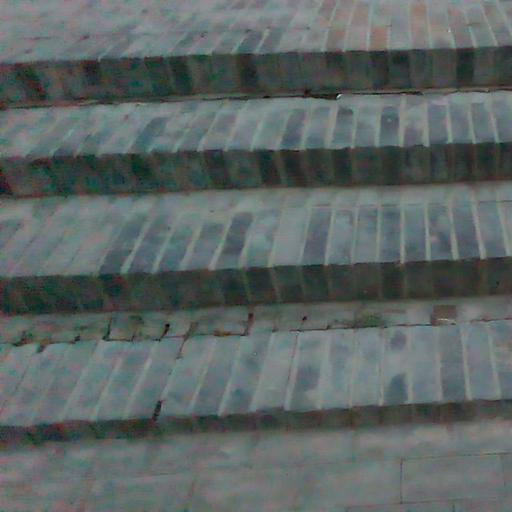
#> input picture images/stair.jpg, 512 x 512 px, given in place of stair3.jpg, which was not available
$ python stairLineDetection_using_canny.py
#> lines starting #> are read from the running program, lines starting #| are printed output that depends on the picture; after the words box and inside, x2 and y2 are one past the last pixel; in counts of white or black regions, pixels touching at a corner belong together; pictures that were not available may be replaced by others from this repository, and a replacement may not be noted
import cv2
import numpy as np
import matplotlib.pyplot as plt

def detect_edges(image, low_threshold=70, high_threshold=140):
    blur = cv2.GaussianBlur(image, (5,5), 0)
    return cv2.Canny(blur, low_threshold, high_threshold)

def detect_horizontal_lines(edges, rho=1, theta=np.pi/180, threshold=30, min_line_length=40, max_line_gap=5):
    lines = cv2.HoughLinesP(edges, rho, theta, threshold, minLineLength=min_line_length, maxLineGap=max_line_gap)
    horizontal_lines = []
    for line in lines:
        for x1, y1, x2, y2 in line:
            if abs(y1 - y2) < 10:  # 수평선을 검출하기 위해 y값 차이가 작은 선만 선택
                horizontal_lines.append((x1, y1, x2, y2))
    return horizontal_lines

def filter_edges_by_depth(image_lines, depth_lines, tolerance=10):
    filtered_lines = []
    for img_line in image_lines:
        for dpt_line in depth_lines:
            if abs(img_line[1] - dpt_line[1]) < tolerance:  # 수평 에지의 y값을 비교하여 유사한 에지를 필터링
                filtered_lines.append(img_line)
                break
    return filtered_lines


if __name__ == "__main__":
    # 이미지 경로 설정
    image_path = './images/stair3.jpg'
    depth_image_path = './images/stair2_depth.png'
      # 이미지 및 depth 이미지 읽기
    image = cv2.imread(image_path, cv2.IMREAD_GRAYSCALE)
#> image: shape (512, 512); min 0, max 207, mean 98.4
    depth_image = cv2.imread(depth_image_path, cv2.IMREAD_GRAYSCALE)
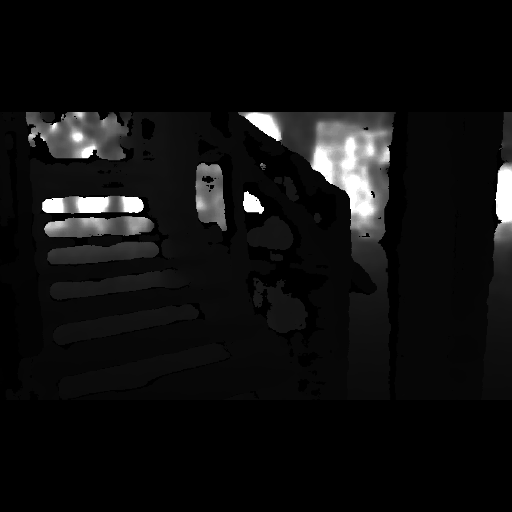
#> input picture images/stair2_depth.png, 512 x 512 px
#> depth_image is the input picture: shape (512, 512); min 0, max 255, mean 15.3

    if image is None or depth_image is None:
        print("이미지를 읽는 데 문제가 있습니다.")

    # Edge Detection
    edges = detect_edges(image)
#> in detect_edges, `return cv2.Canny(blur, low_threshold, high_threshold)`:
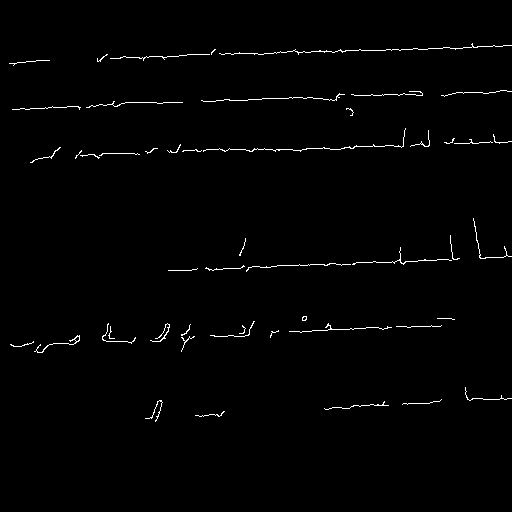
#> returned value: shape (512, 512); 1.1% white in thin lines or dots, all inside (x1, y1, x2, y2) = (9, 43, 512, 422)
    depth_edges = detect_edges(depth_image)
#> call 2 of detect_edges, with low_threshold = 70, high_threshold = 140
#> in detect_edges (call 2), `return cv2.Canny(blur, low_threshold, high_threshold)`:
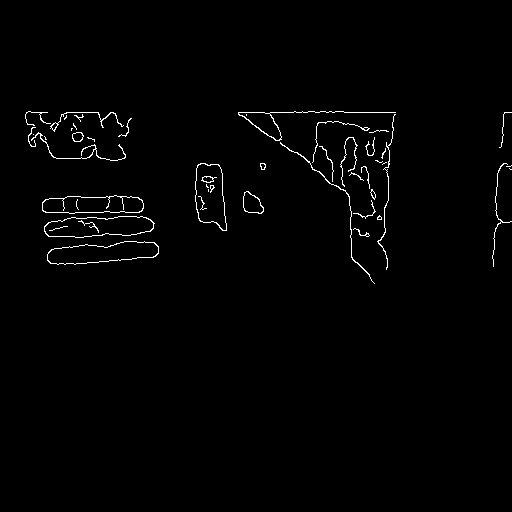
#> returned value: shape (512, 512); 1.2% white in thin lines or dots, all inside (x1, y1, x2, y2) = (25, 111, 512, 284)

    # 수평 에지 검출
    image_lines = detect_horizontal_lines(edges)
#> in detect_horizontal_lines, `lines = cv2.HoughLinesP(edges, rho, theta, threshold, minLineLength=mi..`: lines = [[297, 52, 370, 50], [306, 331, 378, 327], [376, 262, 417, 261], [177, 150, 245, 149], [371, 50, 417, 48]]
#> the loop in detect_horizontal_lines, `for line in lines:` made 5 passes
#> after the loop in detect_horizontal_lines, `for line in lines:`: horizontal_lines = [(297, 52, 370, 50), (306, 331, 378, 327), (376, 262, 417, 261), (177, 150, 245, 149), (371, 50, 417, 48)]
#> image_lines has the same summary as horizontal_lines in detect_horizontal_lines
    depth_lines = detect_horizontal_lines(depth_edges)
#> the loop in detect_horizontal_lines (call 2), `for line in lines:` made 7 passes
#> line on passes 1 to 7: [[238, 112, 307, 112]], [[74, 264, 131, 259]], [[75, 237, 115, 234]], [[350, 217, 351, 257]], [[250, 122, 294, 152]], [[344, 112, 385, 112]], [[222, 187, 226, 230]]
#> depth_lines = [(238, 112, 307, 112), (74, 264, 131, 259), (75, 237, 115, 234), (344, 112, 385, 112)]

    # Depth 에지를 사용하여 이미지 에지 필터링
    filtered_lines = filter_edges_by_depth(image_lines, depth_lines)
#> the loop in filter_edges_by_depth, `for img_line in image_lines:` made 5 passes
#> after the loop in filter_edges_by_depth, `for img_line in image_lines:`: filtered_lines = [(376, 262, 417, 261)]
#> filtered_lines = [(376, 262, 417, 261)]

    # 필터링된 에지를 원본 이미지에 그리기
    result_image = cv2.cvtColor(image, cv2.COLOR_GRAY2BGR)
    for x1, y1, x2, y2 in filtered_lines:
        cv2.line(result_image, (x1, y1), (x2, y2), (0, 255, 0), 20)
#> this loop made 1 pass
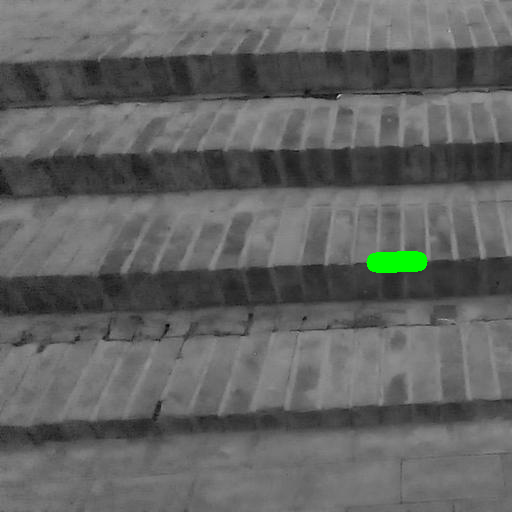
#> result_image: shape (512, 512, 3); mean B, G, R 98.1, 99.2, 98.1

    for x1, y1, x2, y2 in image_lines:
        cv2.line(result_image, (x1, y1), (x2, y2), (255, 0, 0), 10)
#> this loop made 5 passes
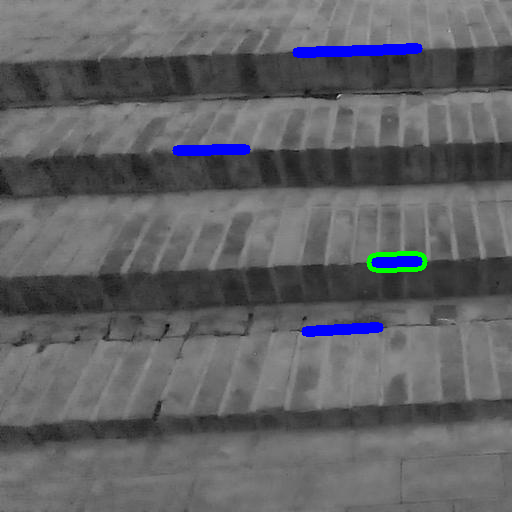
#> result_image: shape (512, 512, 3); 1.38% of pixels changed, all inside (x1, y1, x2, y2) = (172, 43, 423, 337)

    for x1, y1, x2, y2 in depth_lines:
        cv2.line(result_image, (x1, y1), (x2, y2), (0, 0, 255), 10)
#> this loop made 4 passes
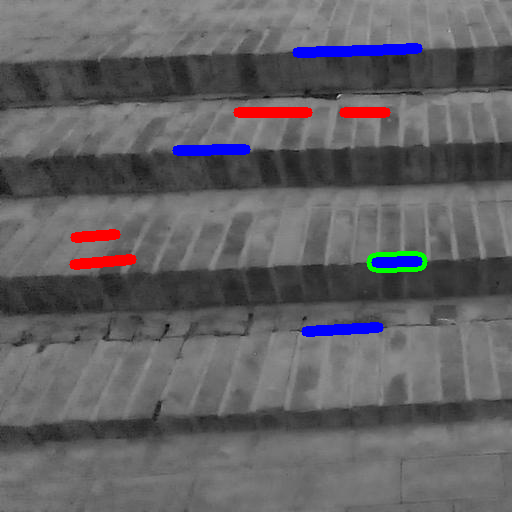
#> result_image: shape (512, 512, 3); 0.99% of pixels changed, all inside (x1, y1, x2, y2) = (69, 107, 391, 270)

    # Matplotlib을 사용하여 결과 시각화
    fig, axs = plt.subplots(2, 2, figsize=(15, 10))

    axs[0, 0].imshow(image, cmap='gray')
    axs[0, 0].set_title('Original Image')
    axs[0, 0].axis('off')

    axs[0, 1].imshow(depth_image, cmap='gray')
    axs[0, 1].set_title('Depth Image')
    axs[0, 1].axis('off')

    axs[1, 0].imshow(edges, cmap='gray')
    axs[1, 0].set_title('Canny Edges')
    axs[1, 0].axis('off')

    axs[1, 1].imshow(result_image)
    axs[1, 1].set_title('Filtered Lines')
    axs[1, 1].axis('off')

    plt.tight_layout()
    plt.show()
#> figure, not shown here; B, G, R data is drawn as R, G, B
